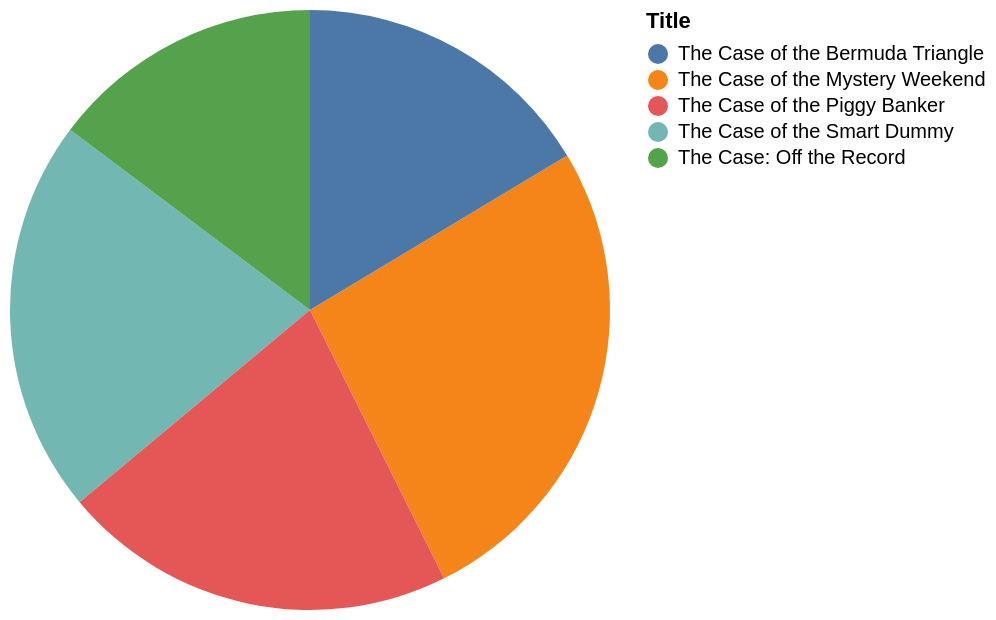

The specification (Vega-Lite) saved for this image:
### Vega-Lite specification from a JSON file in a GitHub repository (floating-point values rounded to 4 significant figures)
{"data": {"values": [{"x_data": "The Case of the Mystery Weekend", "y_data": 15.99}, {"x_data": "The Case of the Smart Dummy", "y_data": 12.99}, {"x_data": "The Case: Off the Record", "y_data": 8.99}, {"x_data": "The Case of the Bermuda Triangle", "y_data": 9.99}, {"x_data": "The Case of the Piggy Banker", "y_data": 12.99}]}, "mark": "arc", "encoding": {"theta": {"field": "y_data", "type": "quantitative", "title": "max(T1.price)"}, "color": {"field": "x_data", "type": "nominal", "title": "Title"}}}
